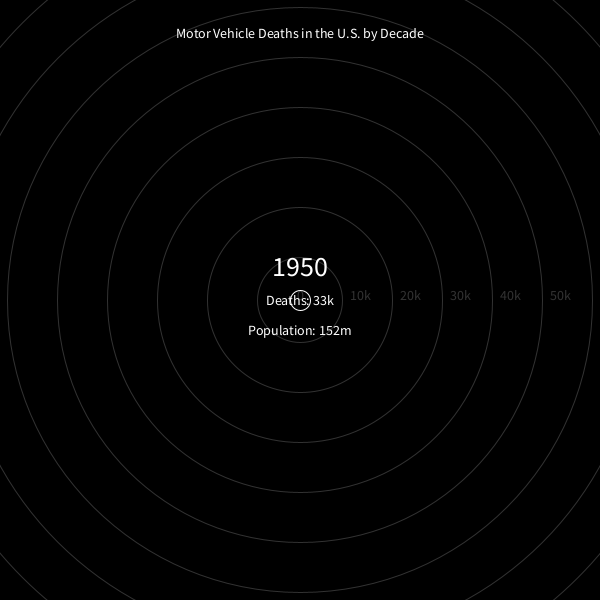
Frame 1 (no input)
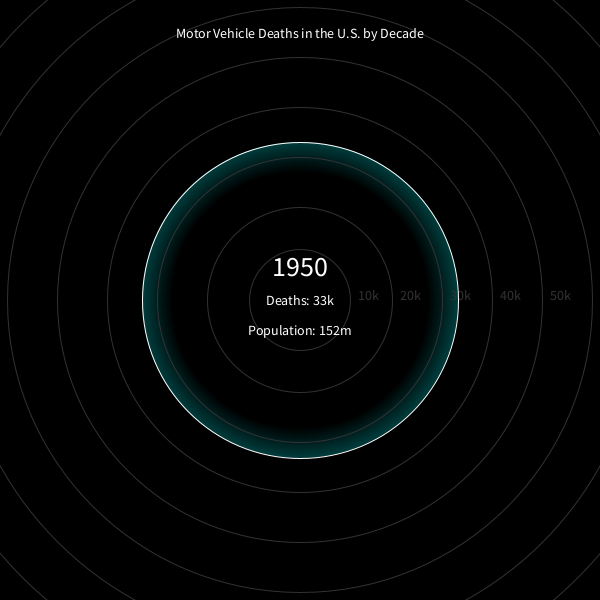
Frame 60 (the mouse pressed at the canvas centre just before this capture)
Frame 120 (the mouse held since frame 60 and released just before this capture): identical to frame 60, image omitted

The Processing sketch that drew these frames (run headless with seeded random() and noise(); from frame 60 on, the mouse is pressed at the canvas centre):

// Processing sketch: processing_95883
// ── processing_95883.pde

// Homework 12
// Joseph Oak © 2013
// Data visualization of motor vehicle deaths in the U.S. by decade. 
// Use the LEFT and RIGHT keys to navigate between decades.

int previous, deaths, grid, master;
color death_color, previous_color, text_color;
float x;
float easing = 0.0625;

int [ ] yearArray = {
  
  1950,
  1960,
  1970,
  1980,
  1990,
  2000,
  2010
  
};

int [ ] deathsArray = {
  
  33186,
  36399,
  52627,
  51091,
  44599,
  41945,
  32885
  
};

int [ ] populationArray = {
  
  152271417,
  180671158,
  205052174,
  227224681,
  249464396,
  282216952,
  308745538
  
};

void setup( ) {
  
  size( 600, 600 );
  background( 0 );
  
  previous = 0;
  deaths = deathsArray[master]/100;
  death_color = color( 255 );
  previous_color = color( 255, 0, 0 );
  text_color = color( 255 );
  master = 0;
  deaths = 0;
  
  frameRate( 100 );
  
}

void keyPressed( ) {
 
 if ( master == 0 ) { 
   
    if ( keyCode == RIGHT ) {
      
      master++;
      deaths = 0;
      previous = 0;
      grid = 0;
      
    }
    
 } else if ( master >= 0 && master < deathsArray.length - 1 ) {
   
   if ( keyCode == RIGHT ) {
     
      master++;
      deaths = 0;
      previous = 0;
      grid = 0;
      
    } else if ( keyCode == LEFT ) {
      
      master--;
      deaths = 0;
      previous = 0;
      grid = 0;
      
    } 
    
 } else if ( master == deathsArray.length - 1 ) {
   
   if ( keyCode == LEFT ) {
     
      master--;
      deaths = 0;
      previous = 0;
      grid = 0;
      
    }
    
 }
    
}

void draw( ) {
  
  background( 0 );
  
  growDeaths( );
  drawDeaths( );
  growPrevious( );
  drawPrevious( ); 
  drawStats( );
  drawTitle( );
  
}

void drawTitle( ) {
  
  fill( text_color );
  noStroke( );
  textAlign( CENTER );
  textSize( 14 );
  text( "Motor Vehicle Deaths in the U.S. by Decade", width/2, height * .0625 );
  
}

void drawGrid( ) {
  
  for ( int i = 0; i < 15; i++ ) {
    
    noFill( );
    stroke( 50 );
    
    growGrid( i );
    
    ellipse( width/2, height/2, grid, grid );
    
    if ( i == 0 ) {
      
      fill( 50 );
      textAlign( CENTER );
      textSize( 14 );
      text( + i, width/2 + grid/2, height/2 );
      
    } else { 
    
      fill( 50 );
      textAlign( LEFT );
      textSize( 14 );
      text( + i * 10 + "k", width/2 + grid/2 + ( width * .0125 ), height/2 );
      
    }
    
  }
  
}

void drawStats( ) {
  
  fill( text_color );
  noStroke( );
  textAlign( CENTER, CENTER );
  textSize( 28 );
  text( + yearArray[master], width/2, (height/2) - height * .05625 );
  
  textSize( 14 );
  text( "Deaths: " + deathsArray[master]/1000 + "k", width/2, height/2 );
  
  textSize( 14 );
  text( "Population: " + populationArray[master]/1000000 + "m", width/2, height/2 + ( height * .05 ) );
  
}

void drawDeaths( ) {
  
  int size_gradient = deaths;
  int colr = 60;
  
  for ( int i = 0; i <= 60; i++ ) {
    
    int color_gradient = color( 0, colr, colr );
    
    fill( color_gradient );
    noStroke( );
    ellipse( width/2, height/2, size_gradient, size_gradient );
    
    colr--;
    size_gradient--;
    
  }
  
  drawGrid( );
  
  noFill( );
  stroke( 255 );
  ellipse( width/2, height/2, deaths, deaths );
  
}

void drawPrevious( ) {
  
  if ( master == 0 ) {
    
    return;
    
  } else if ( master > 0 ) {
  
    noFill( );
    stroke( previous_color );
    strokeWeight( 1 );
    ellipse( width/2, height/2, previous, previous );
    
    fill( previous_color );
    textAlign( CENTER );
    textSize( 14 );
    text( + yearArray[master - 1]/*+ ": " + deathsArray[master - 1]*/, width/2, height/2 + previous/2 + (height * .05 ) );

  }
  
}

void growDeaths( ) {
  
  if ( deaths <= ( deathsArray[master]/100 ) ) {
    
    float dx = ( deathsArray[master]/100 ) - deaths;
    
    if( abs(dx) > 1) {
      
      deaths += dx * easing;
      
    }
    
  } else {
    
    deaths = deaths;
    
  }
  
}

void growPrevious( ) {
  
  if ( master > 0 ) {
    
    for ( int i = 0; i <= ( deathsArray[master - 1] )/100; i++ ) {
      
      float dx = ( deathsArray[master - 1]/100 ) - previous;
      
      if( abs(dx) > 1) {
        
        previous += dx * easing;
        
      }
    
    }
    
  }
  
}

void growGrid( int goal ) {
    
  for ( int i = 0; i <= goal * 100; i++ ) {
    
    float dx = goal * 100 - grid;
    
      if( abs(dx) > 1) {
        
        grid += dx * easing;
        
      }
    
    }
  
}
